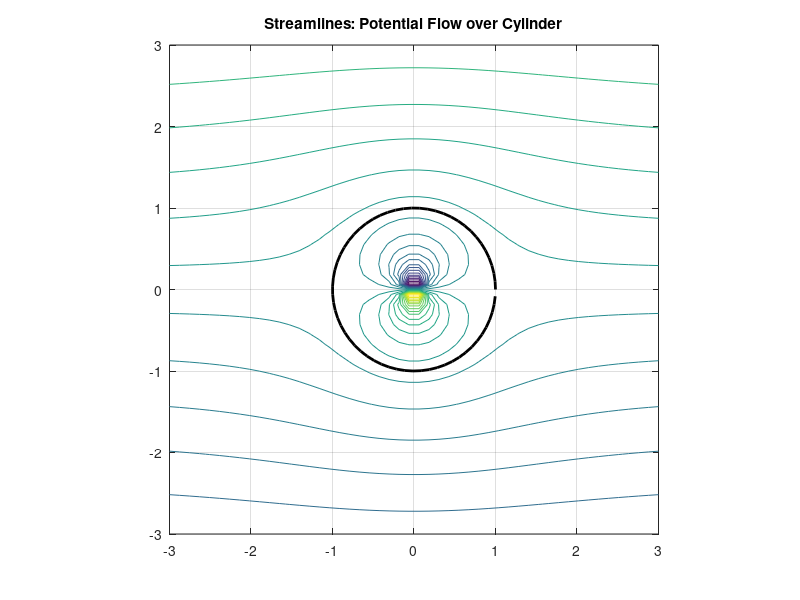
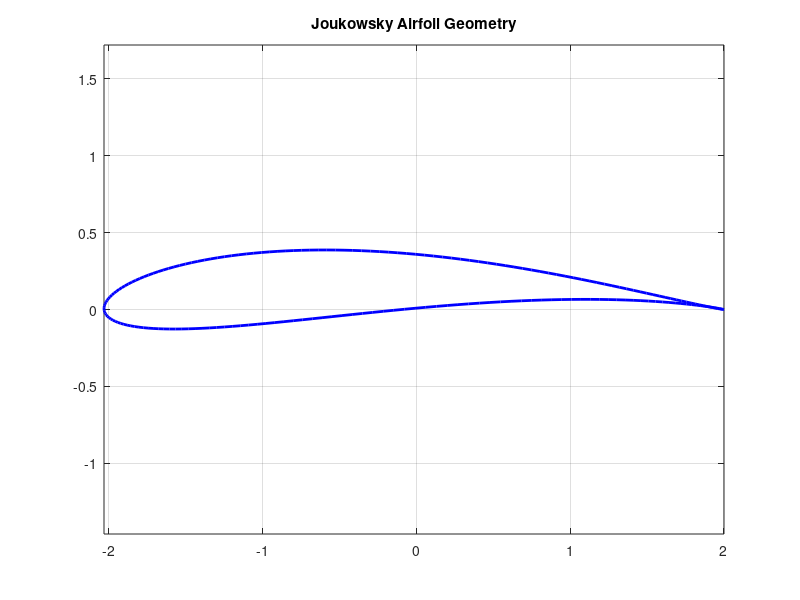

These charts were generated, in order, by the following MATLAB code: (Note: this script raises an error after producing the figures.)
% 08_fluid_dynamics_joukowsky.m
% UniLab Fluid Dynamics: Airfoil Flow & Joukowsky Transform

clear all;
clc;

disp('🌊 UniLab Fluid Dynamics Laboratory');
disp('====================================');

%% 1. Potential Flow over a Cylinder
disp('--- 1. Potential Flow Visualization ---');
[X, Y] = meshgrid(linspace(-3, 3, 50), linspace(-3, 3, 50));
Z = X + 1j*Y;
U = 1.0; R = 1.0; % Free stream velocity and cylinder radius
% Complex potential: W = U*(z + R^2/z)
W = U * (Z + R^2 ./ Z);
psi = imag(W); % Stream function

figure;
contour(X, Y, psi, 30); hold on;
theta = 0:0.1:2*pi;
plot(R*cos(theta), R*sin(theta), 'k-', 'LineWidth', 2); % Cylinder
title('Streamlines: Potential Flow over Cylinder');
axis equal; grid on;
hold off;

%% 2. Joukowsky Transform (Airfoil Shape)
disp(' ');
disp('--- 2. Joukowsky Airfoil Transformation ---');
% Transform a circle in the zeta plane to an airfoil in the z plane
% z = zeta + 1/zeta
circle_center = -0.1 + 0.1j;
radius = 1.1;
theta = linspace(0, 2*pi, 200);
zeta = circle_center + radius * exp(1j * theta);
z = zeta + 1./zeta;

figure;
plot(real(z), imag(z), 'b-', 'LineWidth', 2);
title('Joukowsky Airfoil Geometry');
axis equal; grid on;

%% 3. Interactive Flow Simulator
disp(' ');
disp('--- 3. 2D Wave Propagation (Fluid) ---');
simulate('wave', 'c', 1.5, 'n', 100);

disp('Fluid Dynamics Laboratory Complete.');
